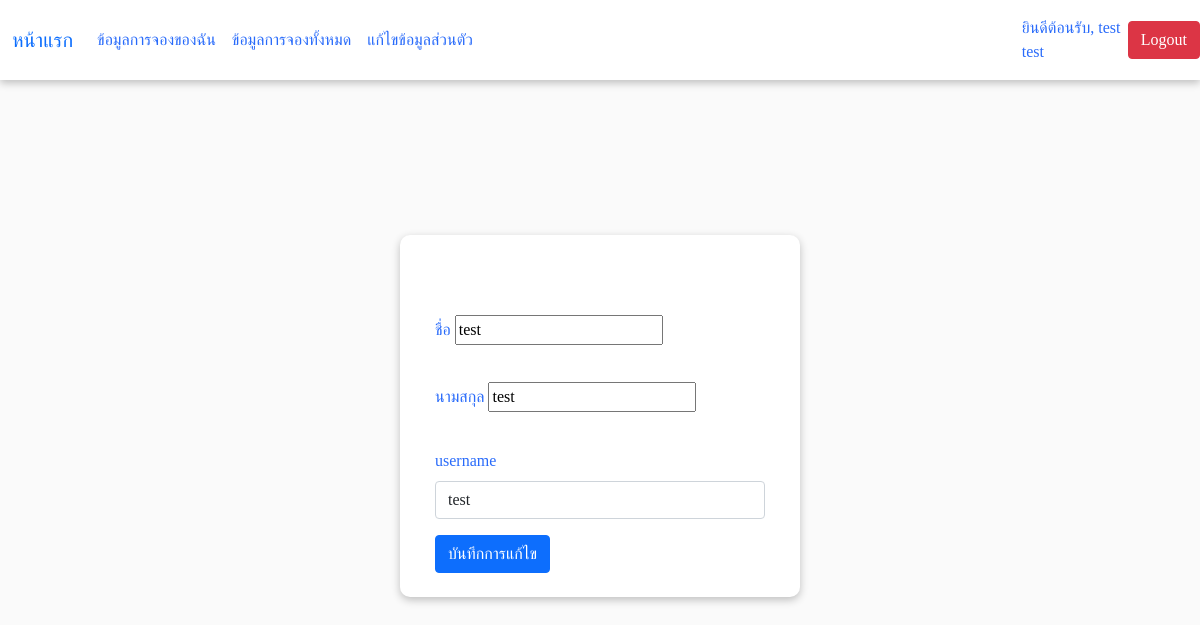
The page /edit_profile.php (signed in) on the database its author committed.
### tables this page shows
CREATE TABLE `users` (
  `id` int(10) NOT NULL,
  `firstname` varchar(255) NOT NULL,
  `lastname` varchar(255) NOT NULL,
  `email` varchar(255) NOT NULL,
  `password` varchar(255) NOT NULL,
  `urole` varchar(255) NOT NULL,
  `create_at` timestamp NOT NULL DEFAULT current_timestamp()
);

### edit_profile.php (the view, shortened to what this page needs)
<?php
require_once 'config/db.php';
$select_stmt = $conn->prepare("SELECT * FROM users WHERE id = :user_id");
$select_stmt->bindParam(':user_id', $_SESSION['user_login']);
$select_stmt->execute();
$user = $select_stmt->fetch(PDO::FETCH_ASSOC);
?>
<!DOCTYPE html>
<html lang="en">
<head>
  <link href="https://cdn.jsdelivr.net/npm/bootstrap@5.0.2/dist/css/bootstrap.min.css" rel="stylesheet"
>
  <link rel="stylesheet" href="style.css">
</head>
<body>
  <nav class="navbar navbar-expand-lg" style="background-color: #ffffff; box-shadow: rgba(0, 0, 0, 0.24) 0px 3px 8px; ">
    <div class="container-fluid">
      <a class="navbar-brand" href="user.php">หน้าแรก</a>
      <div class="collapse navbar-collapse" id="navbarSupportedContent">
        <ul class="navbar-nav me-auto mb-2 mb-lg-0">
          <li class="nav-item">
            <a class="nav-link active" aria-current="page" href="my_data_reserve.php">ข้อมูลการจองของฉัน</a>
          </li>
          <li class="nav-item">
            <a class="nav-link active" aria-current="page" href="data_reserve_user.php">ข้อมูลการจองทั้งหมด</a>
          </li>
          <li class="nav-item">
            <a class="nav-link active" aria-current="page" href="user_info.php">แก้ไขข้อมูลส่วนตัว</a>
          </li>
        </ul>
      </div>
    </div>
    <span class="navbar-text">
      ยินดีต้อนรับ, <?php echo $user['firstname'] . ' ' . $user['lastname']; ?>
    </span>
    <a href="logout.php" class="btn btn-danger">Logout</a>
  </nav>
  <div class="container">
    <br>
    <br>
    <form method="POST">
      <div class="mb-3">
        <label for="firstname" class="form-label">ชื่อ</label>
        <input type="text" name="firstname" value="<?php echo $user['firstname']; ?>" />
      </div>
      <div class="mb-3">
        <label for="lastname" class="form-label">นามสกุล</label>
        <input type="text" name="lastname" value="<?php echo $user['lastname']; ?>" />
      </div>
      <div class="mb-3">
        <label for="username" class="form-label">username</label>
        <input type="text" class="form-control" name="email" value="<?php echo $user['email']; ?>" />
      </div>
      <button type="submit" name="submit-reserve" class="btn btn-primary">บันทึกการแก้ไข</button>
    </form>
    <br>
  </div>
</body>
</html>

### style.css (style rules this page uses)
body { margin: 0; padding: 0; font-family: montserrat; background: #fafafa; height: 100vh; overflow: scroll; }
.container { position: absolute; top: 52%; left: 50%; transform: translate(-50%, -50%); width: 400px; background: #ffffff; border-radius: 10px; box-shadow: rgba(0, 0, 0, 0.24) 0px 3px 8px; padding-left: 35px; padding-right: 35px; z-index: 1; }
.mb-3 { color: #296bfa; }
.navbar-nav .nav-link { color: #296bfa; }
.navbar-text { color: #296bfa; }
.container .mb-3 { margin-top: 2rem; }
.navbar { position: fixed; width: 100%; top: 0; z-index: 2; }

### rows shown on the page
users: firstname "test", lastname "test", email "test"
